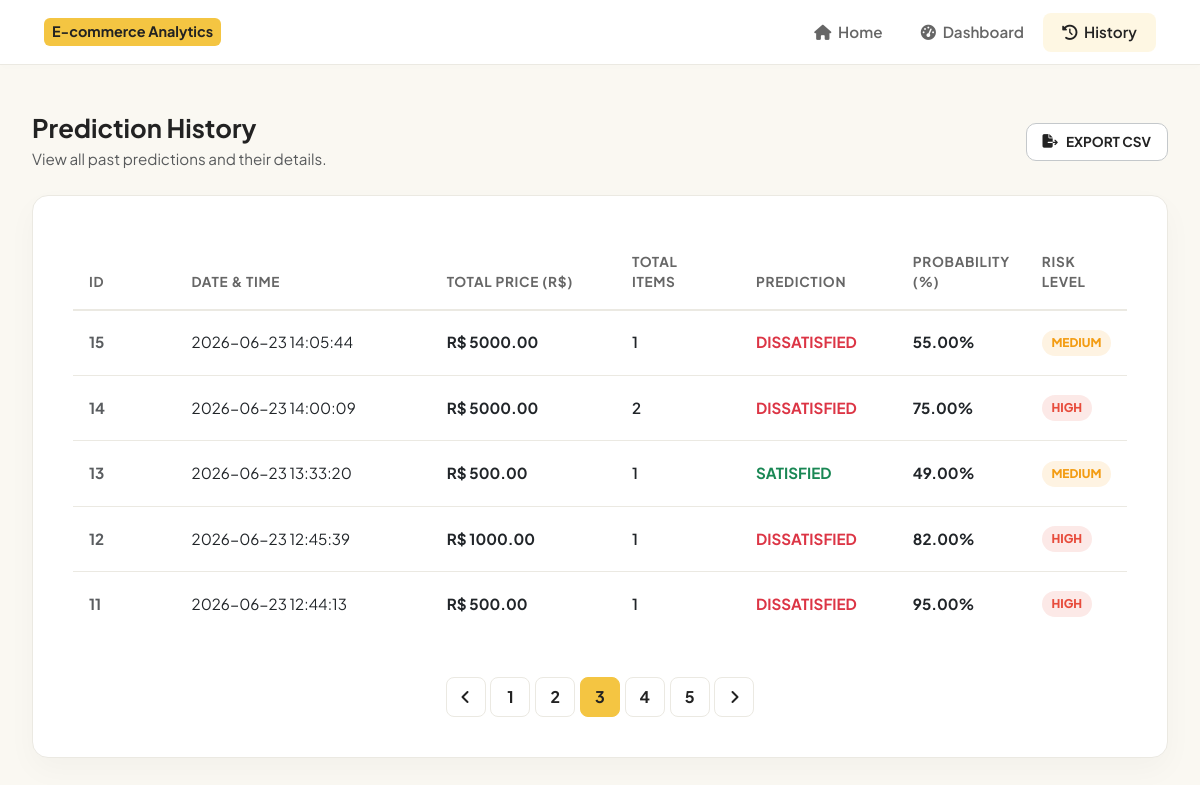
The page /history?page=3 on the database its author committed.
### tables this page shows
CREATE TABLE prediction_logs (
            id INTEGER PRIMARY KEY AUTOINCREMENT,
            timestamp DATETIME DEFAULT CURRENT_TIMESTAMP,
            total_price REAL NOT NULL,
            total_items INTEGER NOT NULL,
            prediction TEXT NOT NULL,
            probability REAL NOT NULL,
            risk_level TEXT NOT NULL
        );

### app.py (the view)
@app.route('/history')
def history():
    page = request.args.get('page', 1, type=int)
    per_page = 5
    offset = (page - 1) * per_page
    conn = get_db_connection()
    cursor = conn.cursor()
    cursor.execute("SELECT COUNT(*) FROM prediction_logs")
    total_records = cursor.fetchone()[0]
    total_pages = (total_records + per_page - 1) // per_page
    cursor.execute('''
        SELECT * FROM prediction_logs
        ORDER BY timestamp DESC
        LIMIT ? OFFSET ?
    ''', (per_page, offset))
    logs = cursor.fetchall()
    conn.close()
    return render_template(
        'history.html',
        logs=logs,
        page=page,
        total_pages=total_pages,
        total_records=total_records
    )

### app.py (called while the page is built)
def get_db_connection():
    conn = sqlite3.connect(DB_PATH)
    conn.row_factory = sqlite3.Row
    return conn

### templates/history.html (shortened to what this page needs)
{% extends 'base.html' %}
{% block content_wrapper %}
<div class="full-width-container">
    <div class="d-flex flex-column flex-sm-row justify-content-between align-items-start align-items-sm-center mb-4 gap-3">
        <div>
            <h2 class="fw-bold mb-1" style="font-size: 1.6rem;">Prediction History</h2>
            <p class="text-muted mb-0" style="font-size: 0.95rem;">View all past predictions and their details.</p>
        </div>
        <a href="{{ url_for('export_csv') }}" class="btn btn-light fw-bold border-secondary-subtle px-3 py-2" style="border-radius: 10px; font-size: 0.85rem; background-color: var(--card-white); border: 1px solid var(--border-gray); color: var(--text-black); display: flex; align-items: center; gap: 0.5rem; transition: all 0.2s ease;">
            <i class="fa-solid fa-file-export"></i> EXPORT CSV
        </a>
    </div>
    <div class="history-table-container">
        {% if logs %}
        <table class="table table-custom align-middle">
            <thead>
                <tr>
                    <th scope="col" style="width: 10%;">ID</th>
                    <th scope="col" style="width: 25%;">Date & Time</th>
                    <th scope="col" style="width: 18%;">Total Price (R$)</th>
                    <th scope="col" style="width: 12%;">Total Items</th>
                    <th scope="col" style="width: 15%;">Prediction</th>
                    <th scope="col" style="width: 12%;">Probability (%)</th>
                    <th scope="col" style="width: 11%;">Risk Level</th>
                </tr>
            </thead>
            <tbody>
                {% for log in logs %}
                <tr>
                    <td class="fw-bold text-muted">{{ log['id'] }}</td>
                    <td>{{ log['timestamp'] }}</td>
                    <td class="fw-bold">R$ {{ "%.2f"|format(log['total_price']) }}</td>
                    <td class="fw-semibold">{{ log['total_items'] }}</td>
                    <td>
                        {% if log['prediction'] == 'DISSATISFIED' %}
                        <span class="fw-bold text-danger">DISSATISFIED</span>
                        {% else %}
                        <span class="fw-bold text-success">SATISFIED</span>
                        {% endif %}
                    </td>
                    <td class="fw-bold">{{ "%.2f"|format(log['probability']) }}%</td>
                    <td>
                        {% if log['risk_level'] == 'High Risk' %}
                        <span class="badge-risk badge-risk-high" style="padding: 0.25rem 0.6rem; font-size: 0.75rem;">HIGH</span>
                        {% elif log['risk_level'] == 'Medium Risk' %}
                        <span class="badge-risk badge-risk-medium" style="padding: 0.25rem 0.6rem; font-size: 0.75rem;">MEDIUM</span>
                        {% else %}
                        <span class="badge-risk badge-risk-low" style="padding: 0.25rem 0.6rem; font-size: 0.75rem;">LOW</span>
                        {% endif %}
                    </td>
                </tr>
                {% endfor %}
            </tbody>
        </table>
        {% if total_pages > 1 %}
        <div class="pagination-custom">
            <a href="{{ url_for('history', page=page-1) }}" class="page-item-custom {% if page == 1 %}disabled{% endif %}">
                <i class="fa-solid fa-angle-left"></i>
            </a>
            {% for p in range(1, total_pages + 1) %}
                {% if p == page %}
                <a href="#" class="page-item-custom active">{{ p }}</a>
                {% else %}
                <a href="{{ url_for('history', page=p) }}" class="page-item-custom">{{ p }}</a>
                {% endif %}
            {% endfor %}
            <a href="{{ url_for('history', page=page+1) }}" class="page-item-custom {% if page == total_pages %}disabled{% endif %}">
                <i class="fa-solid fa-angle-right"></i>
            </a>
        </div>
        {% endif %}
        {% else %}
        <div class="text-center py-5">
            <i class="fa-solid fa-folder-open text-muted mb-3" style="font-size: 3rem;"></i>
            <h5 class="fw-bold">No prediction logs found</h5>
            <p class="text-muted mb-0">Run a prediction from the home page to start logging details.</p>
        </div>
        {% endif %}
    </div>
</div>
{% endblock %}

### static/css/style.css (style rules this page uses)
:root { --bg-cream: #FAF8F2; --bg-panel-cream: #F4F1E8; --accent-yellow: #F4C542; --accent-yellow-hover: #E0B332; --text-black: #222222; --text-muted: #666666; --card-white: #FFFFFF; --border-gray: #EBE9E2; --color-satisfied: #2ECC71; --color-dissatisfied: #E74C3C; --color-neutral: #F39C12; --shadow-soft: 0 12px 30px rgba(0, 0, 0, 0.03); --shadow-medium: 0 16px 40px rgba(0, 0, 0, 0.05); --radius-lg: 16px; --radius-md: 12px; }
body { background-color: var(--bg-cream); color: var(--text-black); font-family: 'Plus Jakarta Sans', sans-serif; min-height: 100vh; display: flex; flex-direction: column; margin: 0; }
.full-width-container { max-width: 1280px; margin: 0 auto; width: 100%; padding: 3rem 2rem; box-sizing: border-box; }
.badge-risk { font-size: 0.8rem; font-weight: 800; padding: 0.4rem 1rem; border-radius: 50px; display: inline-block; text-transform: uppercase; }
.badge-risk-medium { background-color: rgba(243, 156, 18, 0.12); color: var(--color-neutral); }
.badge-risk-high { background-color: rgba(229, 76, 60, 0.12); color: var(--color-dissatisfied); }
.history-table-container { background-color: var(--card-white); border-radius: var(--radius-lg); box-shadow: var(--shadow-soft); border: 1px solid var(--border-gray); padding: 2.5rem; overflow-x: auto; }
.table-custom { width: 100%; margin-bottom: 0; }
.table-custom th { font-weight: 700; font-size: 0.85rem; text-transform: uppercase; letter-spacing: 0.05em; color: var(--text-muted); padding: 1rem; border-bottom: 2px solid var(--border-gray); }
.table-custom td { padding: 1.2rem 1rem; font-size: 0.95rem; vertical-align: middle; border-bottom: 1px solid var(--border-gray); }
.table-custom tr:last-child td { border-bottom: none; }
.pagination-custom { display: flex; justify-content: center; align-items: center; gap: 0.3rem; margin-top: 2.5rem; }
.page-item-custom { text-decoration: none; color: var(--text-black); font-weight: 700; width: 40px; height: 40px; border-radius: 8px; border: 1px solid var(--border-gray); display: flex; align-items: center; justify-content: center; background-color: var(--card-white); transition: all 0.25s ease; }
.page-item-custom.active { background-color: var(--accent-yellow); border-color: var(--accent-yellow); }

### rows shown on the page
prediction_logs: id "15", timestamp "2026-06-23 14:05:44", total_price "5000.00", total_items "1", prediction "DISSATISFIED", probability "55.00", risk_level "MEDIUM"
prediction_logs: id "14", timestamp "2026-06-23 14:00:09", total_price "5000.00", total_items "2", prediction "DISSATISFIED", probability "75.00", risk_level "HIGH"
prediction_logs: id "13", timestamp "2026-06-23 13:33:20", total_price "500.00", total_items "1", prediction "SATISFIED", probability "49.00", risk_level "MEDIUM"
prediction_logs: id "12", timestamp "2026-06-23 12:45:39", total_price "1000.00", total_items "1", prediction "DISSATISFIED", probability "82.00", risk_level "HIGH"
prediction_logs: id "11", timestamp "2026-06-23 12:44:13", total_price "500.00", total_items "1", prediction "DISSATISFIED", probability "95.00", risk_level "HIGH"

### other values the page prints
{{ p }} "1" "2" "4" "5"
{{ p }} "3"
